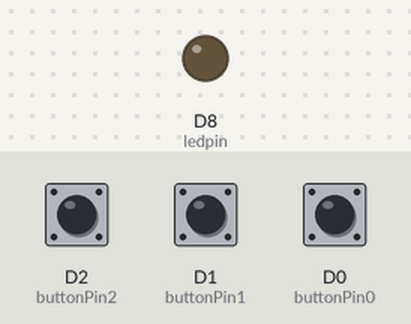
Bench run of a program on a simulated ESP8266 (NodeMCU). Parts: output pins drawn as LEDs (lit = HIGH). Inputs (shaded band) come from the test bench; at power-on: D2 (buttonPin2) LOW, D1 (buttonPin1) LOW, D0 (buttonPin0) LOW. WiFi joins after 1.5 s; servers stay silent unless stated; what the program prints to the serial monitor is not drawn.

Above: at 0.0 s.
At 2.9 s:
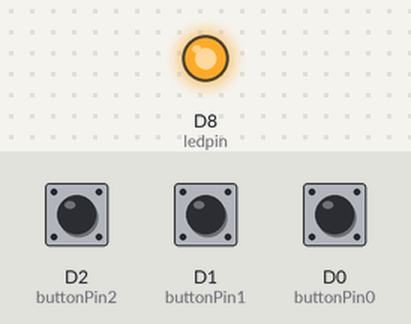
3.0 s: D2 (buttonPin2) pulled HIGH for 0.15 s
Timing chart, 0 to 6.0 s (numbered marks = the images above; inputs shaded):
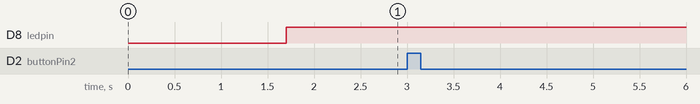

Measured:
- after the input at 3.0 s, every drawn part: stays the same

The program:

main.cpp
```cpp
#include <ESP8266WiFi.h>
#include <WiFiUdp.h>

//SSID of your network
char ssid[] = "*****"; //SSID of your Wi-Fi router
char pass[] = "*****"; //Password of your Wi-Fi router
int keyIndex = 0;

unsigned int localPort = 4000;
char packetBuffer[255]; //buffer to hold incoming packet
char  ReplyBuffer[] = "";       // a string to send back

WiFiUDP Udp;

//input
const int buttonPin0 = D0;
const int buttonPin1 = D1;
const int buttonPin2 = D2;
const int ledpin = D8;
int buttonState0 = LOW;
int buttonState1 = LOW;
int buttonState2 = LOW;
char sendIP[] = "192.168.1.2";
int portNbr = 4001;


void setup()
{

  pinMode(buttonPin0, INPUT);
  pinMode(buttonPin1, INPUT);
  pinMode(buttonPin2, INPUT);
  pinMode(ledpin, OUTPUT);

  Serial.begin(9600);

  delay(100);
  //WiFi.mode(WIFI_STA);
  WiFi.begin(ssid, pass);
  Serial.print("Connecting");
  while (WiFi.status() != WL_CONNECTED) {
    Serial.print(".");
    delay(200);
  }
  while (WiFi.waitForConnectResult() != WL_CONNECTED) {
    Serial.println();
    Serial.println("Fail connecting");
    delay(5000);
    ESP.restart();
  }
  Serial.print("   OK  ");
  Serial.print("Module IP: ");
  Serial.println(WiFi.localIP());
  //printWifiStatus();
  // if you get a connection, report back via serial:
  Udp.begin(localPort);
}

void printWifiStatus() {
  // print the SSID of the network you're attached to:
  Serial.print("SSID: ");
  Serial.println(WiFi.SSID());

  // print your WiFi shield's IP address:
  IPAddress ip = WiFi.localIP();
  Serial.print("IP Address: ");
  Serial.println(ip);

  // print the received signal strength:
  long rssi = WiFi.RSSI();
  Serial.print("signal strength (RSSI):");
  Serial.print(rssi);
  Serial.println(" dBm");
}

  void SendButtonNumber(char btnnmbr[])
  {
    Udp.beginPacket(sendIP, portNbr);
    Udp.write(btnnmbr);
    Udp.endPacket();
    Serial.print("Send ");
    Serial.print(btnnmbr);
    delay(5000);
  }

void loop ()
  {

  buttonState0 = digitalRead(buttonPin0);
  buttonState1 = digitalRead(buttonPin1);
  buttonState2 = digitalRead(buttonPin2);


  if(buttonState0 == HIGH)
    {
      SendButtonNumber("0");
    }

  if(buttonState1 == HIGH)
    {
      SendButtonNumber("1");
    }
  if(buttonState2 == HIGH)
    {
      SendButtonNumber("2");
    }

  if (WiFi.status())
    {
      digitalWrite(ledpin, HIGH);
    }
  else digitalWrite(ledpin, LOW);


  }
```
